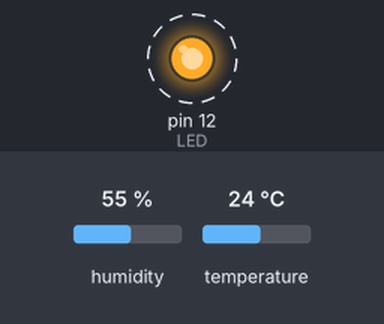
Recording of a sketch running on a simulated Arduino Uno, built with avr-gcc and run on an emulated ATmega328P. Parts: output pins drawn as LEDs (lit = HIGH). Dashed ring = blinking. The inputs (shaded band) are chosen by the test bench; at power-on: humidity 55 %, temperature 24 °C. What the sketch prints to the serial monitor is not drawn.

Above: at 0.12 s.
Timing chart, 0 to 3.0 s (numbered marks = the images above):
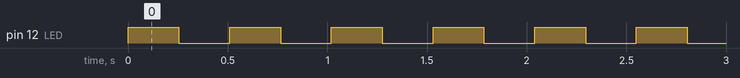

The sketch:

test_DELETEME.ino
```cpp
/**
 * @file test_DELETEME.ino
 * @author Nakseung Choi @ UW
 * @date Jun-17-2022
 * @brief Running Free RTOS in Ubuntu Virtualbox
 */
#include <Arduino_FreeRTOS.h>
#include <dht_nonblocking.h>
#define DHT_SENSOR_TYPE DHT_TYPE_11

static const int DHT_SENSOR_PIN = 2;
DHT_nonblocking dht_sensor( DHT_SENSOR_PIN, DHT_SENSOR_TYPE );

void setup( ){
  Serial.begin( 9600);
  while(!Serial){;}
  xTaskCreate(TaskLED, "LED", 128, NULL, 2, NULL);
  xTaskCreate(TaskTemperature, "DHT11", 500, NULL, 1, NULL);
  vTaskStartScheduler();
}
void loop(){
  // keep empty
}

void TaskLED( void *pvParameters ){
  LED_setup();
  for(;;){
    digitalWrite(12, HIGH);
    vTaskDelay( 250 / portTICK_PERIOD_MS );
    digitalWrite(12, LOW);
    vTaskDelay( 250 / portTICK_PERIOD_MS );
  }
}
void LED_setup(){
  pinMode(12, OUTPUT);
}

static bool measure_environment( float *temperature, float *humidity )
{
  static unsigned long measurement_timestamp = millis( );

  /* Measure once every four seconds. */
  if( millis( ) - measurement_timestamp > 1000ul )
  {
    if( dht_sensor.measure( temperature, humidity ) == true )
    {
      measurement_timestamp = millis( );
      return( true );
    }
  }

  return( false );
}

void TaskTemperature( void *pvParameters ){
  TemperatureSetup();
  float temperature;
  float humidity;
  unsigned long count = 0;

  /* Measure temperature and humidity.  If the functions returns
     true, then a measurement is available. */
  while(1){
    if( measure_environment( &temperature, &humidity ) == true )
    {
      count++;
      Serial.print(count);
      Serial.print(". ");
      Serial.print( "T = " );
      Serial.print( temperature, 1 );
      Serial.print( " deg. C, H = " );
      Serial.print( humidity, 1 );
      Serial.println( "%" );
      if(count == 10000){
        count = 0;
      }
    }
  }
}

void TemperatureSetup(){
  Serial.begin(9600);
}
```

Measured:
- by itself, pin 12 (LED): alternates HIGH for 0.26 s and LOW for 0.26 s
